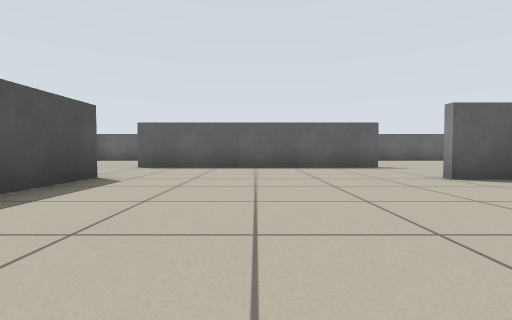
view 1 (above)

17 first-person views from a walk through a robot-simulator world made for Stage. The camera is 0.46 m above the floor, tilts 2° down and sees 85° across. Floor lines are 1 m apart. The floor is counted in squares, 1 m on a side. Each view is taken from the middle of a square. On the plan, view 1 faces up. The plan holds only what a view shows up to about 9 squares ahead; the rest is blank. The robots in the file are not drawn.

view 2
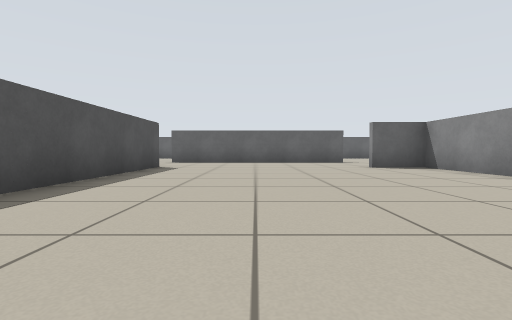

view 3
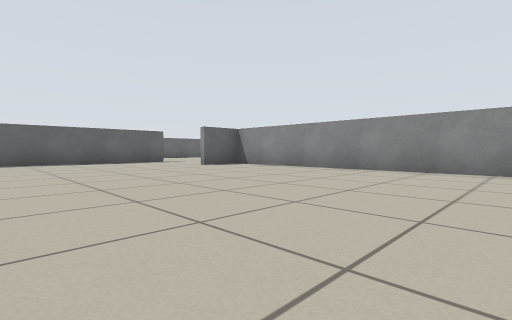

view 4
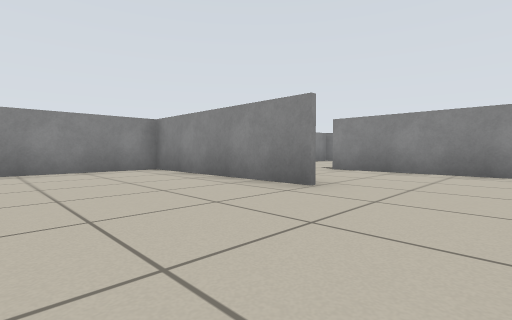

view 5
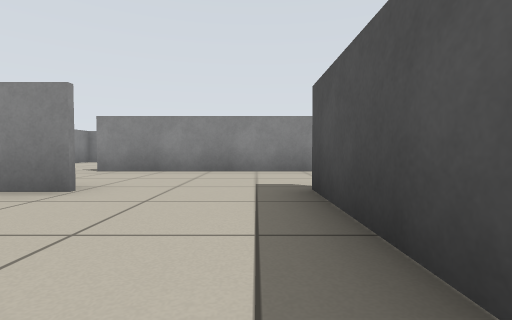

view 6
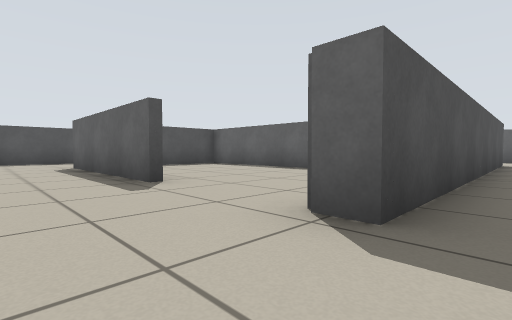

view 7
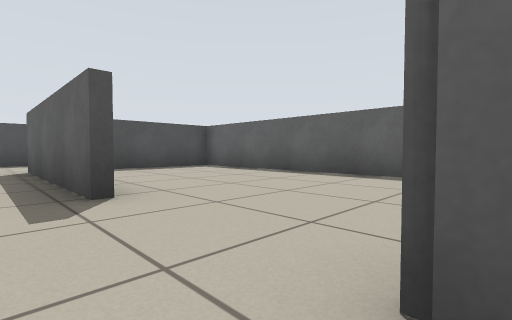

view 8
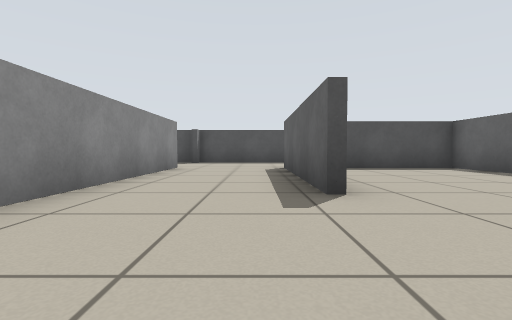

view 9
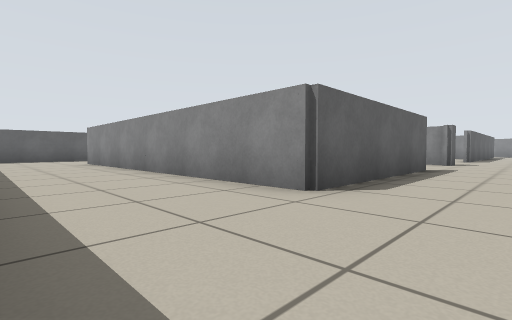

view 10
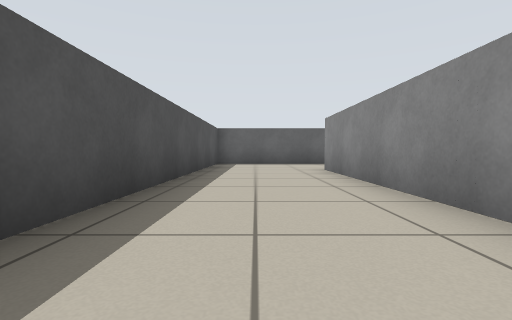

view 11
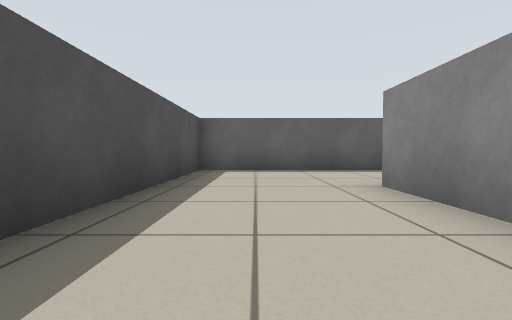

view 12
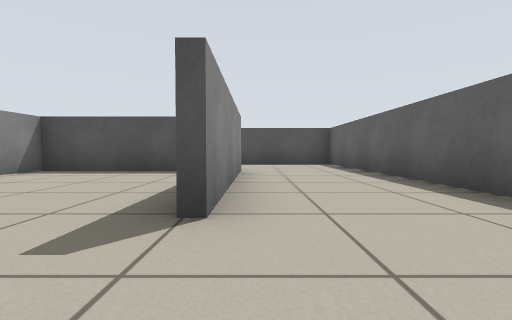

view 13
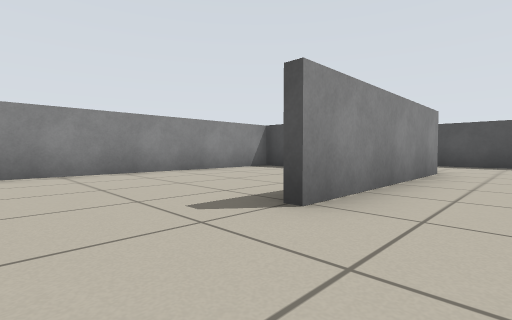

view 14
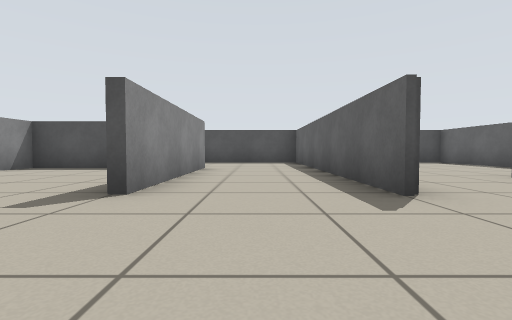

view 15
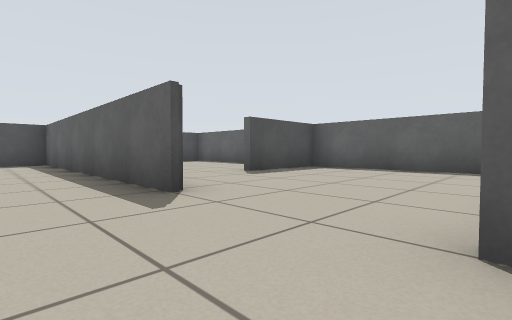

view 16
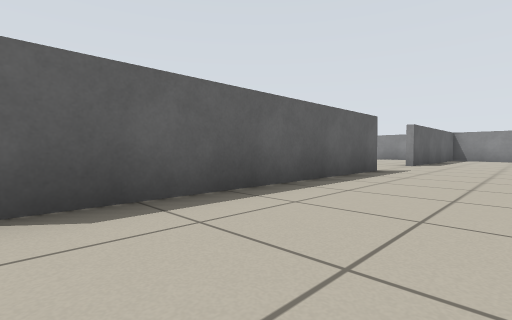

view 17
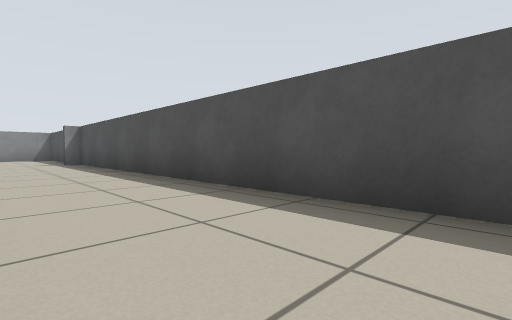

### Floor plan
Points are (right, up) in squares from view 1. A wall is a line through its corners. A room is listed if a view was taken in it or the views show most of it. See-through windows are left out.
Room 1 (views 1, 2, 3, 4, 5, 6)
walls: (0, -4.1) (4.5, -4.1) (4.5, 4.4) (3, 4.4); (-2.7, 4.8) (-2.7, -4.3); (3.4, 7.5) (-3.2, 7.5); (-3.2, -7.1) (0.5, -7.1)
ways out: opening at (-3, -5.5) to room 2; opening at (-3, 5.5) to room 2; opening at (1, -5.5); opening at (4.5, 7); opening at (6, 5.5)
Room 2 (views 7, 8, 9, 10, 11, 12, 13, 14, 15, 16, 17)
walls: (-5.8, -4.3) (-10.4, -4.3) (-10.4, 4.7) (-5.8, 4.7); (-10.5, -7.1) (-5.2, -7.1); (-2.9, -4) (-2.9, -3.5); (-5.8, 7.5) (-13.3, 7.5) (-13.3, -7.1) (-12.9, -7.1); (-2.7, -4.3) (-3.4, -4.3)
ways out: opening at (-3, -5.5) to room 1; opening at (-3, 5.5) to room 1; opening at (-4.5, -4) to room 3; opening at (-4.5, 4) to room 4; opening at (-11.5, -7); opening at (-4.5, 7)
Room 3 (no view inside)
walls: (-4.5, 0.1) (-10.2, 0.1) (-10.2, -2.8)
ways out: opening at (-4.5, -4) to room 2
Room 4 (no view inside)
walls: (-10.2, 3.2) (-10.2, 0.3) (-4.1, 0.3)
ways out: opening at (-4.5, 4) to room 2

Where each view was taken, in squares from view 1:
view 1: 0 up, 0 right, facing up
view 2: 3 down, 0 right, facing up
view 3: 3 down, 2 left, facing up-right
view 4: 1 down, 2 left, facing down-right
view 5: 1 down, 2 left, facing down
view 6: 6 down, 2 left, facing up-left
view 7: 5 down, 3 left, facing up-left
view 8: 5 down, 3 left, facing left
view 9: 6 down, 13 left, facing up-right
view 10: 2 down, 12 left, facing up
view 11: 1 up, 12 left, facing up
view 12: 5 up, 4 left, facing left
view 13: 6 up, 4 left, facing down-left
view 14: 6 up, 3 left, facing left
view 15: 6 up, 3 left, facing up-left
view 16: 5 up, 3 left, facing up-right
view 17: 3 up, 11 left, facing down-left
